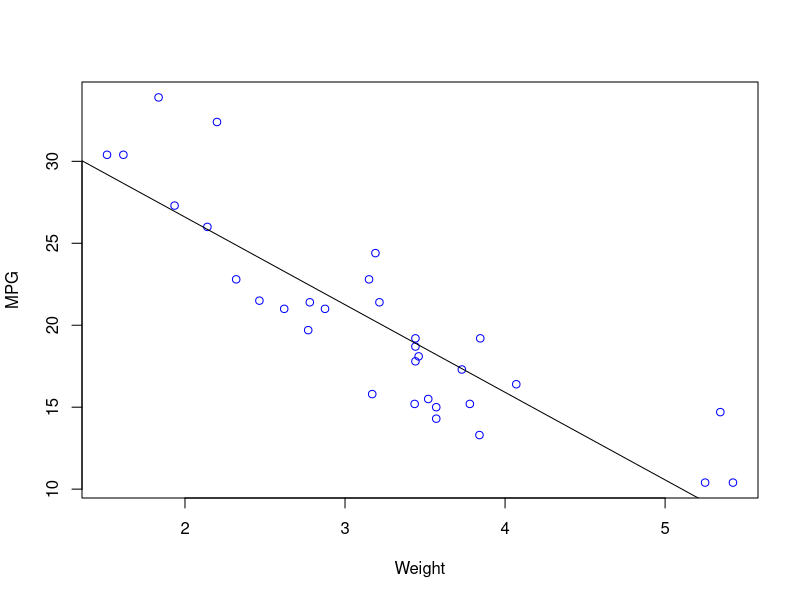

Write R code to recreate this figure.
## ---- chunk 1
knitr::opts_chunk$set(echo = FALSE)
## ---- chunk 2
lm_f <- lm(mpg ~ wt, data = mtcars)
plot(mpg ~ wt, data = mtcars, ylab="MPG", xlab="Weight",col="blue")
abline(lm_f)
